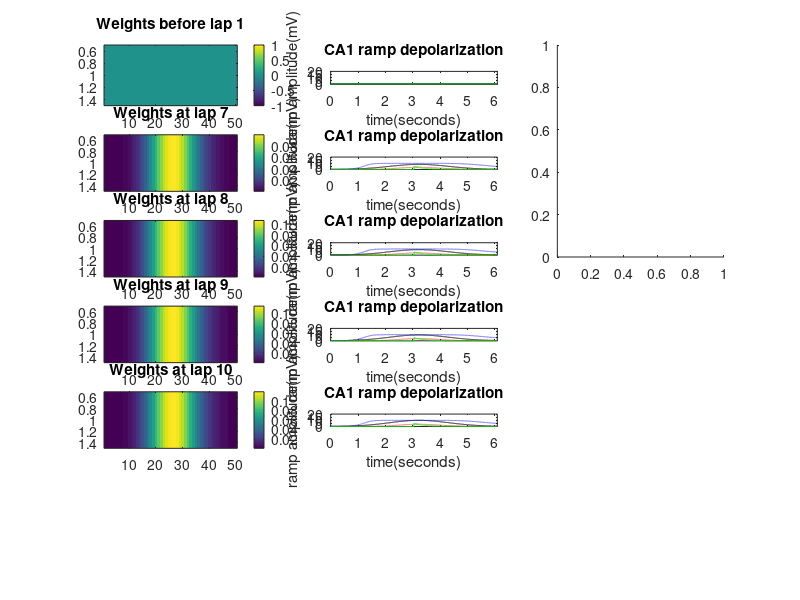

This chart was generated by the following MATLAB code: (Note: this script raises an error after producing the figure.)
clearvars -except V_circ
close all

N = 50;
del_x = 1.87;
del_t = 6.1;
dt = .001;
v = del_x/del_t;
t = 0:dt:del_t - dt*del_t;
x = v*t;
sigma = .9/(3*sqrt(2));
alpha = 7.5;

[R_i] = deal(zeros(N,length(x)));
[LTP,LTD,LTP_W,LTD_W] = deal(zeros(N,length(t)));
[IP,ID] = deal(zeros(1,N));

tau_p = .2;
tau_d = 1.5;
eta_p = .2;
eta_d = 200;
% eta_W = .0002;
eta_W = .0002;
max_p = 2.2;
max_d = 2;
tau_P = .4;

p_mag = 1;

num_laps = 10;
num_tests = 1;

tr_loc = round((N)/2);

for i = 1:N
    R_i(i,:) = circshift(exp(-((x-(del_x/2))).^2/(2*(sigma^2))),i*round((length(x)/N)));
end

R_i = [R_i(N/2 + 1:N,:);R_i(1:N/2,:)];
% rand_mix = randperm(N);
% R_i = R_i(rand_mix,:);
% W = W(rand_mix);

V_diff_fin = zeros(num_tests,8003);
V_init_fin = zeros(num_tests,8003);

plastic = zeros(8003,1000);



for test = 1:num_tests
    W_center = randperm(N,1);
%     W_center = 4;
%     W = 0 + .17*exp(-(((1:N) - W_center).^2)/65);
    W = 0 + 0.0000000*.15*exp(-(((1:N) - W_center).^2)/15);
    
%     p_loc = randperm(N,1)*(del_x/N);
    p_loc = (N/2)*(del_x/N);
%     p_loc = 25*(del_x/N);
    p_time = p_loc/v;
    p_t_ind = round(p_time/dt);
    
    V_t = zeros(num_laps,length(t));
    V_t(1,:) = alpha*(W*R_i);
    
    P = zeros(1,length(t));
    
    
    
    
    if test == num_tests
        figure('Position',[0 0 2000 2000])
        subplot(6,3,1)
        imagesc(W)
        title('Weights before lap 1')
        colorbar
        subplot(6,3,2)
        plot(t,V_t,'k')
        hold on
        plot(t,10*LTP(tr_loc,:),'r--')
        hold on
        plot(t,5*LTD(tr_loc,:),'b--')
        hold on
        plot(t,5*P,'g')
        title('CA1 ramp depolarization')
        ylim([0 20])
        xlim([0 max(t)])
        xlabel('time(seconds)')
        ylabel('ramp amplitude(mV)')
        hold off
    end
    
    for lap = 2:num_laps
        dW = 0;
        for i = 2:length(t) %set to 1:length(t) to get looping
            if i == 1
                t_minus = length(t);
            else
                t_minus = i-1;
            end
            t_val = t(t_minus);
            x_val = v*t_val;
            x_minus = find(x == x_val);
            dLTP = (-LTP(:,t_minus) + eta_p*R_i(:,x_minus).*(max_p-LTP(:,t_minus)))*(dt/tau_p);
            dLTD = (-LTD(:,t_minus) + eta_d*R_i(:,x_minus).*(max_d-LTD(:,t_minus)))*(dt/tau_d);
            LTP(:,i) = LTP(:,t_minus) + dLTP;
            LTD(:,i) = LTD(:,t_minus) + dLTD;
            LTP_W(:,i) = LTP(:,i).*(1-W');
            LTD_W(:,i) = LTD(:,i).*(W');

            if i == round(p_time/dt)
                P(i) = p_mag;
            else
                P(i) = P(t_minus) - P(t_minus)*(dt/tau_P);
            end

            dW = dW + eta_W*P(i)*(LTP_W(:,i)-LTD_W(:,i));
        end
        if lap == 3 && test == num_tests
            IP = LTP*P';
            ID = LTD*P';
            W_fixed = (IP./(IP + ID))';
        end
        W = W + dW';%.*(1-W);
        W(W<0) = 0;
        
        V_t(lap,:) = alpha*(W*R_i);
        
        
        if test == (num_tests) && lap > num_laps-4
            lap2 = lap - (num_laps-5);
            subplot(6,3,((lap2-1)*3) + 1)
            imagesc(W)
            title(['Weights at lap ',num2str(lap)])
            colorbar
            subplot(6,3,((lap2-1)*3)+2)
            plot(t,V_t(lap,:),'k')
            hold on
            plot(t,10*LTP(tr_loc,:),'r--')
            hold on
            plot(t,5*LTD(tr_loc,:),'b--')
            hold on
            plot(t,5*P,'g')
            title('CA1 ramp depolarization')
            ylim([0 20])
            xlim([0 max(t)])
            xlabel('time(seconds)')
            ylabel('ramp amplitude(mV)')
            hold off
        end
    end
    
    p_t_ind2 = length(t) + round(p_time/dt);
    V_init = [V_t(1,:) V_t(1,:) V_t(1,:)];
    V_final = [V_t(num_laps-2,:) V_t(num_laps-1,:) V_t(num_laps,:)];
    
    V_diff = V_final-V_init;
    V_diff_fin(test,:) = V_diff(p_t_ind2-length(0:dt:4):p_t_ind2+length(0:dt:4));
    V_init_fin(test,:) = V_init(p_t_ind2-length(0:dt:4):p_t_ind2+length(0:dt:4));
    
    for k = 1:8003
        plastic(k,round((V_init_fin(test,k)+1)*100)) = V_diff_fin(test,k);
    end
end


ax(1) = subplot(2,3,3);
for i = 1:num_tests
    cline((1:length(V_diff_fin(i,:)))*dt-4,V_diff_fin(i,:),[],V_init_fin(i,:))
    hold on
end
hold off
ylabel('Change in ramp amplitude (mV)')
xlabel('Time relative to plateau onset (s)')
xlim([-4 4])
c = colorbar;
c.Label.String = 'Initial ramp amplitude (mV)';
colormap(ax(1),jet)


[x_int,y_int,z_int] = find(plastic);
x_int = (x_int-4001)*dt;
y_int = (y_int/100) - 1;
[xq,yq] = meshgrid(-4:.01:4,0:.01:10);
vq = griddata(x_int,y_int,z_int,xq,yq,'cubic');
vq = vq- 1.5;

iblur = imgaussfilt(vq,6);

ax(2) = subplot(2,3,6);
imagesc([-4 4], [0 10], vq)
set(gca,'YDir','normal')
ylabel('Initial ramp amplitude (mV)')
xlabel('Time relative to plateau onset (s)')
d = colorbar;
d.Label.String = 'Change in ramp amplitude (mV)';

colormap(ax(2),brewermap([],'*RdBu'))

subplot(6,3,16)
imagesc(W_fixed)
title('fixed point weights')
colorbar


% figure
% plot((1:N)*(del_t/N) - (del_t/2),W_fixed(end:-1:1))
% title("fixed point linear")
% xlabel("time relative to plateau onset")
% ylabel("synaptic strength")
% 
% 
V_new = alpha*W_fixed*R_i;
% state_fixed = 1 - V_t./V_new;
% counter = num_laps - sum(state_fixed < .1,1);
% % counter = counter(1:round(length(counter)/50):end);
% convergence_t = 1./(IP + ID);
% conv_t_ex = interp1(1:N,convergence_t,1:N/(length(counter)):N);
% figure
% yyaxis left
% plot(conv_t_ex)
% yyaxis right
% plot(counter)
% 
% counter_v_t = counter(1:length(conv_t_ex))./conv_t_ex;
% counter_v_t_dist = counter_v_t./(abs(V_t(1,length(conv_t_ex):-1:1)-V_new(length(conv_t_ex):-1:1)));
% figure
% scatter(counter(1:length(conv_t_ex)),conv_t_ex)
% 
% 
% figure
% imagesc((1-V_t./V_new)*100)
% set(gca,'ColorScale','log')
% xlabel('timesteps')
% ylabel('trials')
% title('Percent away from fixed point')
% 
figure
colororder(jet(5))
plot(t - max(t)/2,V_t(1,end:-1:1))
hold on
plot(t - max(t)/2,V_t(2,end:-1:1),'--')
hold on
plot(t - max(t)/2,V_t(4,end:-1:1),'--')
hold on
plot(t - max(t)/2,V_t(6,end:-1:1),'--')
% hold on
% plot(W_fixed(end:-1:1),'k-')
title("fixed point linear")
xlabel("time relative to plateau onset")
ylabel("voltage")
% xlim([round(-del_t/2) round(del_t/2)])
% ylim([0 14])

% figure
% subplot(1,3,1)
% imagesc(R_i)
% title('CA3 inputs')
% subplot(1,3,2)
% imagesc(W)
% title('Weights')
% subplot(1,3,3)
% imagesc(V_i)
% title('CA1 ramp depolarization')

% figure
% imagesc(V_i)
% title('CA1 ramp depolarization')
W_fixed_old = W_fixed;